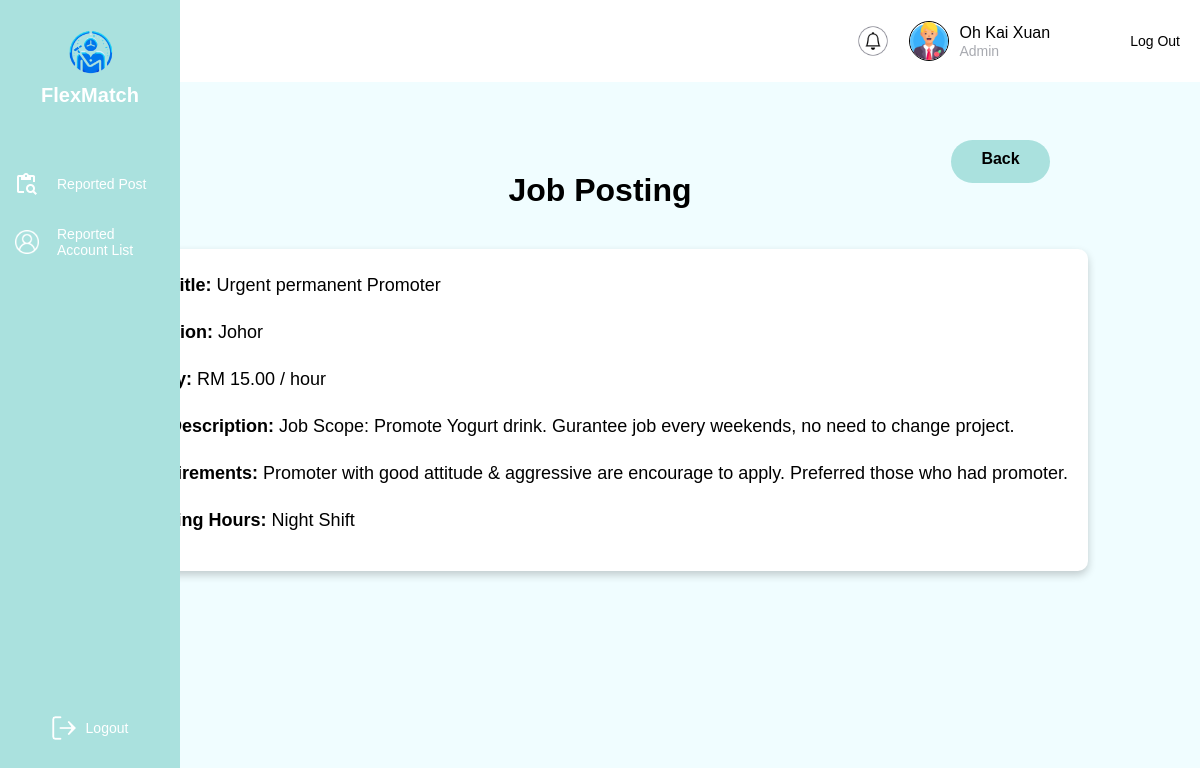
Page /Admin/viewJobPost.php?jobPostID=JP004 (signed in) on the committed database.
### tables this page shows
CREATE TABLE jobPost (
    jobPostID VARCHAR(10) PRIMARY KEY,  
    jobTitle VARCHAR(255) NOT NULL,  
    location VARCHAR(255),  
    salary DECIMAL(10, 2),  
    startDate DATE,  
    endDate DATE,  
    workingHour VARCHAR(50),  
    jobDescription TEXT,  
    jobRequirement TEXT,  
    venue VARCHAR(255),  
    language VARCHAR(255),  
    race VARCHAR(50),  
    workingTimeStart TIME,  
    workingTimeEnd TIME,  
    createTime TIMESTAMP DEFAULT CURRENT_TIMESTAMP,  
    updateTime TIMESTAMP DEFAULT CURRENT_TIMESTAMP ON UPDATE CURRENT_TIMESTAMP,  
    userID VARCHAR(10) NOT NULL,  
    FOREIGN KEY (userID) REFERENCES login(userID) ON DELETE CASCADE  
);

### Admin/viewJobPost.php (the view, shortened to what this page needs)
<!DOCTYPE html>
<html lang="en">
<head>
    <link rel="stylesheet" href="../css/admin.css">
</head>
<body>
    <?php
        include('../database/config.php');
        include('admin.php');
        $jobPostID = isset($_GET['jobPostID']) ? $_GET['jobPostID'] : '';
        $sql = "SELECT * FROM jobPost WHERE jobPostID = ?";
        $stmt = $con->prepare($sql);
        $stmt->bind_param('s', $jobPostID);
        $stmt->execute();
        $result = $stmt->get_result();
        if ($result->num_rows > 0) {
            $job = $result->fetch_assoc();
        } else {
            echo "<div class='content'><p>Job not found!</p></div>";
            exit;
        }
    ?>
    <div class="content">
        <h1>Job Posting</h1>
        <a href="reviewReport.php" class="btn-back">Back</a>
        <div class="job-details">
            <p><strong>Job Title:</strong> <?php echo htmlspecialchars($job['jobTitle']); ?></p>
            <p><strong>Location:</strong> <?php echo htmlspecialchars($job['location']); ?></p>
            <p><strong>Salary:</strong> RM <?php echo number_format($job['salary'], 2); ?> / hour</p>
            <p><strong>Job Description:</strong> <?php echo nl2br(htmlspecialchars($job['jobDescription'])); ?></p>
            <p><strong>Requirements:</strong> <?php echo nl2br(htmlspecialchars($job['jobRequirement'])); ?></p>
            <p><strong>Working Hours:</strong> <?php echo htmlspecialchars($job['workingHour']); ?></p>
        </div>
    </div>
</body>
</html>

### Admin/admin.php (shortened to what this page needs)
<?php
include '../database/config.php';
$userID = $_SESSION['userID'];
$query = $con->prepare("
    SELECT admin.fullName
    FROM admin
    INNER JOIN login ON admin.userID = login.userID
    WHERE admin.userID = ?
");
$query->bind_param("s", $userID);
$query->execute();
$result = $query->get_result();
if ($result && $result->num_rows > 0) {
    $admin = $result->fetch_assoc();
    $fullName = $admin['fullName'];
} else {
    $fullName = "Admin";
}
?>
<!DOCTYPE html>
<html lang="en">
<head>
</head>
<body>
    <div class="sidebar">
        <div class="logo-section">
            <img src="../images/FlexMatchLogo.png" alt="FlexMatch Logo" class="logo-image">
            <h1 class="logo-text">FlexMatch</h1>
        </div>
        <nav class="menu">
            <div class="menu-item">
                <img src="../images/content_paste_search.png" alt="Review Report Icon" class="menu-icon">
                <span onclick="location.href='reviewReport.php'">Reported Post</span>
            </div>
            <div class="menu-item">
                <img src="../images/reported_account.png" alt="Review Report Icon" class="menu-icon">
                <span onclick="location.href='accountIssueList.php'">Reported Account List</span>
            </div>
        </nav>
        <div class="logout" onclick="location.href='../login.html'">
            <img src="../images/vector.png" alt="Logout Icon" class="menu-icon">
            <span class="logout-text">Logout</span>
        </div>
    </div>
    <header class="header">
        <div class="header-right">
                <div class="notification-item1">
                    <img src="../images/Notification.png" alt="Notification Icon" class="notification-icon">
                </div>
            <img src="../images/Admin.png" alt="User Image" class="profile-image">
            <div class="user-info">
                <span class="user-name"><?php echo htmlspecialchars($fullName); ?></span>
                <span class="user-role">Admin</span>
            </div>
        </div>
        <span class="logout-button" onclick="location.href='../login.html'">Log Out</span>
    </header>
    <section class="content">
    </section>
</body>
</html>

### css/admin.css (style rules this page uses)
body { font-family: 'Arial', sans-serif; background-color: #F0FDFF; margin: 0; padding: 0; }
h1 { font-size: 32px; font-weight: bold; color: #000000; margin-bottom: 20px; text-align: center; }

### Admin/viewJobPost.php (style rules this page uses)
.content { display: flex; flex-direction: column; align-items: center; margin: 10px auto; padding: 20px; max-width: 1200px; }
.content h1 { font-weight: bold; }
.job-details { background-color: #fff; padding: 20px; border-radius: 10px; box-shadow: 0px 4px 8px rgba(0, 0, 0, 0.2); width: 100%; text-align: left; line-height: 2em; }
.job-details p { font-size: 18px; margin-bottom: 15px; }
.btn-back { position: absolute; top: 120px; right: 150px; width: 99px; height: 43px; margin: 20px 0; text-decoration: none; background-color: #aae1de; color: #000; font-weight: bold; padding: 10px 20px; border-radius: 50px; transition: background 0.3s ease; }

### Admin/admin.php (style rules this page uses)
* { margin: 0; padding: 0; box-sizing: border-box; font-family: Arial, sans-serif; }
body { display: flex; flex-direction: column; min-height: 100vh; background: #F0FDFF; }
.sidebar { position: fixed; width: 180px; height: 100%; background: #AAE1DE; display: flex; flex-direction: column; align-items: center; padding-top: 20px; }
.logo-section { text-align: center; margin-bottom: 30px; }
.logo-image { width: 70px; }
.logo-text { font-weight: bold; font-size: 20px; color: #FFFFFF; }
.menu { width: 100%; }
.menu-item, .logout { display: flex; align-items: center; padding: 15px; cursor: pointer; color: #FFFFFF; font-size: 14px; font-family: 'Cabin', sans-serif; font-weight: 400; gap: 18px; border-radius: 8px; }
.menu-icon { width: 24px; height: 24px; }
.logout { margin-top: auto; margin-bottom: 50px; padding: 10px 15px; cursor: pointer; font-size: 14px; color: #FFFFFF; display: flex; align-items: center; gap: 10px; }
.logout-text { color: #FFFFFF; font-size: 14px; font-family: 'Arial', sans-serif; font-weight: 400; }
.header { background: #FFFFFF; padding: 10px 20px; display: flex; justify-content: flex-end; align-items: center; position: sticky; z-index: 1000; left: 180px; top: 0; width: calc(100% - 180px) }
.header-right { display: flex; align-items: center; gap: 10px; }
.notification-icon { width: 32px; height: 32px; cursor: pointer; }
.profile-image { width: 40px; height: 40px; border-radius: 50%; border: 0.1px solid #000000; cursor: pointer; }
.user-info { display: flex; flex-direction: column; text-align: left; }
.user-name { font-weight: 500; font-size: 16px; line-height: 20px; color: #000000; }
.user-role { font-size: 14px; color: #A8AAB0; }
.logout-button { font-size: 14px; color: #000000; border: none; background: none; cursor: pointer; margin-left: 80px; transition: color 0.3s ease; }
.content { padding: 20px; text-align: center; display: flex; flex-direction: column; gap: 20px; align-items: center; justify-content: flex-start; }
.notification-item1 { display: flex; flex-direction: row; justify-content: space-between; padding: 10px; margin: 5px 0; border-radius: 8px; }

### rows in the picture
jobpost: jobTitle "Urgent permanent Promoter", location "Johor", salary "15.00", jobDescription "Job Scope: Promote Yogurt drink. Gurantee job every weekends, no need to change project.", jobRequirement "Promoter with good attitude & aggressive are encourage to apply. Preferred those who had promoter.", workingHour "Night Shift"

### other values in the picture
$fullName "Oh Kai Xuan"
